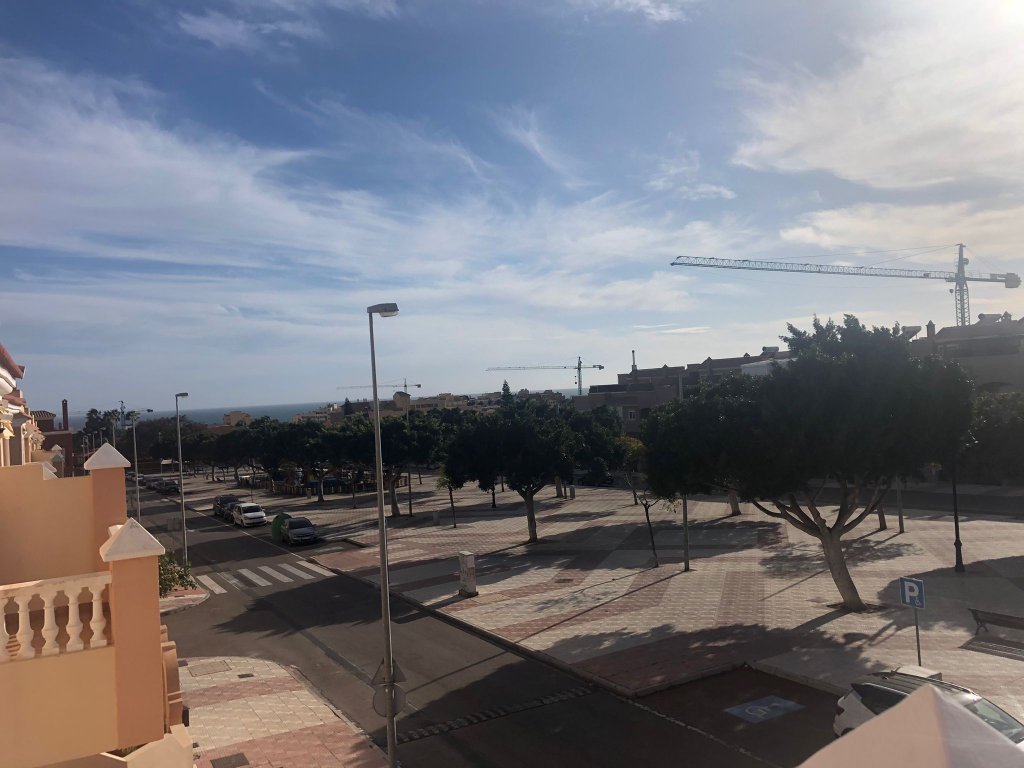
#> input picture pythonimg/tmp/img0.jpeg, 2048 x 1536 px (shown at 1/2 size); its folder holds 3 pictures in this run
$ jupyter execute --allow-errors p3a.ipynb
#> lines starting #> are read from the running program, lines starting #| are printed output that depends on the picture
[cell 1]
import sys,os
from os import scandir, getcwd
from os.path import abspath
import cv2
import numpy as np
import boto3
from botocore.client import Config

[cell 2]
def ls(ruta = getcwd()):
    return [abspath(arch.path) for arch in scandir(ruta) if arch.is_file()]

[cell 3]
#from google.colab.patches import cv2_imshow
def draw_matches(img1, keypoints1, img2, keypoints2, matches):
  r, c = img1.shape[:2]
  r1, c1 = img2.shape[:2]

  # Create a blank image with the size of the first image + second image
  output_img = np.zeros((max([r, r1]), c+c1, 3), dtype='uint8')
  output_img[:r, :c, :] = np.dstack([img1, img1, img1])
  output_img[:r1, c:c+c1, :] = np.dstack([img2, img2, img2])

  # Go over all of the matching points and extract them
  for match in matches:
    img1_idx = match.queryIdx
    img2_idx = match.trainIdx
    (x1, y1) = keypoints1[img1_idx].pt
    (x2, y2) = keypoints2[img2_idx].pt

    # Draw circles on the keypoints
    cv2.circle(output_img, (int(x1),int(y1)), 4, (0, 255, 255), 1)
    cv2.circle(output_img, (int(x2)+c,int(y2)), 4, (0, 255, 255), 1)

    # Connect the same keypoints
    cv2.line(output_img, (int(x1),int(y1)), (int(x2)+c,int(y2)), (0, 255, 255), 1)

  return output_img

[cell 4]
def warpImages(img1, img2, H):

  rows1, cols1 = img1.shape[:2]
  rows2, cols2 = img2.shape[:2]

  list_of_points_1 = np.float32([[0,0], [0, rows1],[cols1, rows1], [cols1, 0]]).reshape(-1, 1, 2)
  temp_points = np.float32([[0,0], [0,rows2], [cols2,rows2], [cols2,0]]).reshape(-1,1,2)

  # When we have established a homography we need to warp perspective
  # Change field of view
  list_of_points_2 = cv2.perspectiveTransform(temp_points, H)

  list_of_points = np.concatenate((list_of_points_1,list_of_points_2), axis=0)

  [x_min, y_min] = np.int32(list_of_points.min(axis=0).ravel() - 0.5)
  [x_max, y_max] = np.int32(list_of_points.max(axis=0).ravel() + 0.5)

  translation_dist = [-x_min,-y_min]

  H_translation = np.array([[1, 0, translation_dist[0]], [0, 1, translation_dist[1]], [0, 0, 1]])

  output_img = cv2.warpPerspective(img2, H_translation.dot(H), (x_max-x_min, y_max-y_min))
  output_img[translation_dist[1]:rows1+translation_dist[1], translation_dist[0]:cols1+translation_dist[0]] = img1

  return output_img

[cell 5]
s3AccesKey = 'tfq0M5o1QtNOJcP1nizr'
s3SecretKey = 'HbO5COQOXR6z3P0jgTVCBzWxkXFPXKsMqoItRzL6'
s3EndPointUrl = 'http://argo-artifacts:9000'
s3Bucket='infolder'
s3BucketOut='outfolder'

#> (a cell that did not finish here is left out)

[cell 7]
mnt_loc = os.getcwd()+"/tmp/"
print(mnt_loc)

#> (a cell that did not finish here is left out)

[cell 9]
imgWarp=ls(mnt_loc)

[cell 10]
imgResult=mnt_loc+"imgresult01.jpeg"
img1 = cv2.imread(imgWarp[0])
#> img1 is the input picture: shape (1536, 2048, 3); mean B, G, R 126.5, 119.2, 118.6
img2 = cv2.imread(imgWarp[1])
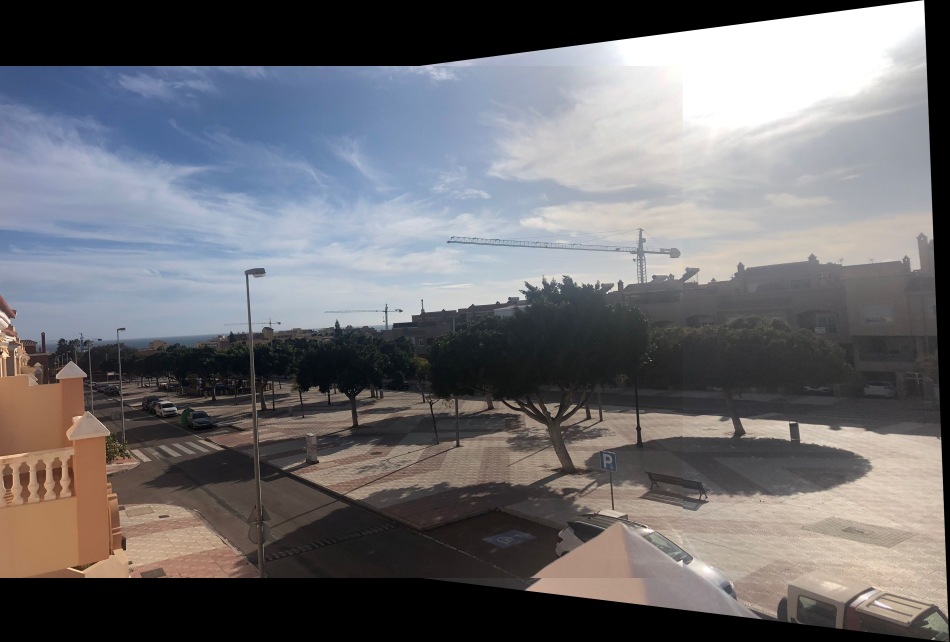
#> input picture pythonimg/tmp/imgresult01.jpeg, 2848 x 1926 px (shown at 1/3 size)
#> img2 is the input picture: shape (1926, 2848, 3); mean B, G, R 113.5, 110.1, 111

img1_gray = cv2.cvtColor(img1, cv2.COLOR_BGR2GRAY)
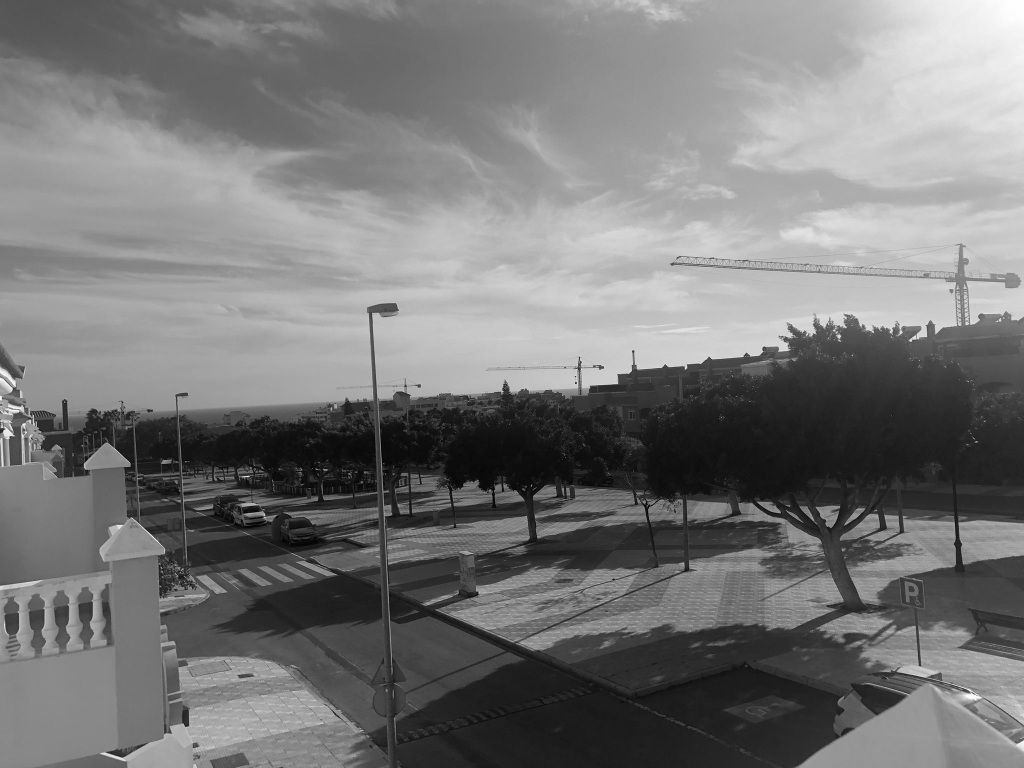
#> img1_gray: shape (1536, 2048) (shown at 1/2 size); min 0, max 255, mean 119.9
img2_gray = cv2.cvtColor(img2, cv2.COLOR_BGR2GRAY)
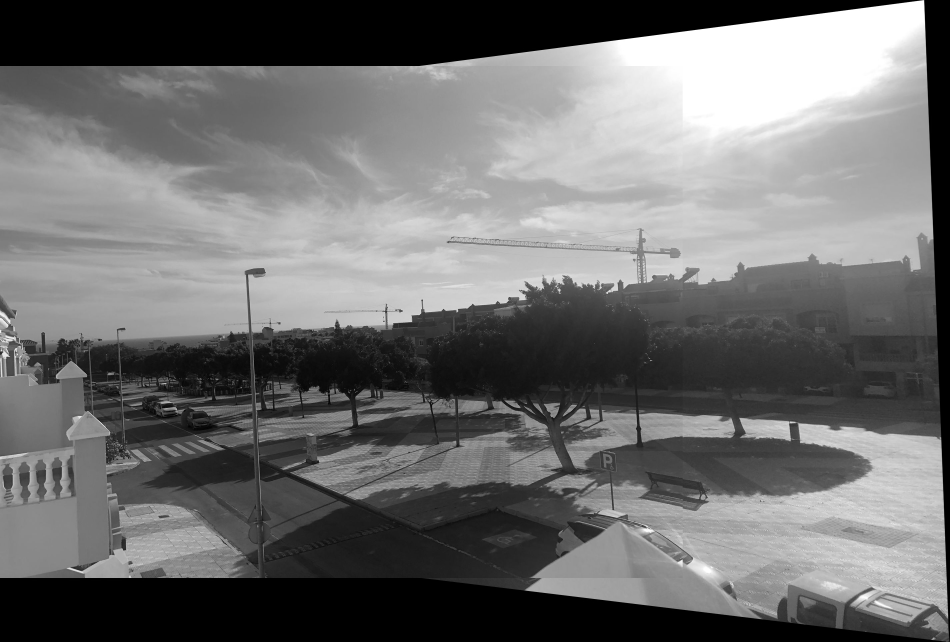
#> img2_gray: shape (1926, 2848) (shown at 1/3 size); min 0, max 255, mean 110.8

orb = cv2.ORB_create(nfeatures=2000)

[cell 11]
# Find the key points and descriptors with ORB
keypoints1, descriptors1 = orb.detectAndCompute(img1, None)
#> keypoints1 = 2000 keypoints; strongest (x, y, size): (1151, 765, 31), (1266, 701, 31), (1152, 736, 31), (1152, 766, 37.2)
keypoints2, descriptors2 = orb.detectAndCompute(img2, None)
#> keypoints2 = 2000 keypoints; strongest (x, y, size): (1151, 963, 31), (1266, 899, 31), (1152, 934, 31), (1151, 964, 37.2)
# Create a BFMatcher object.
# It will find all of the matching keypoints on two images
bf = cv2.BFMatcher_create(cv2.NORM_HAMMING)

# Find matching points
matches = bf.knnMatch(descriptors1, descriptors2,k=2)
#> matches = 2000 matches
# [4 lines of commented-out code are left out]

all_matches = []
for m, n in matches:
  all_matches.append(m)
#> after the loop, all_matches = 2000 matches

img3 = draw_matches(img1_gray, keypoints1, img2_gray, keypoints2, all_matches[:30])
#> in draw_matches, `output_img[:r, :c, :] = np.dstack([img1, img1, img1])`:
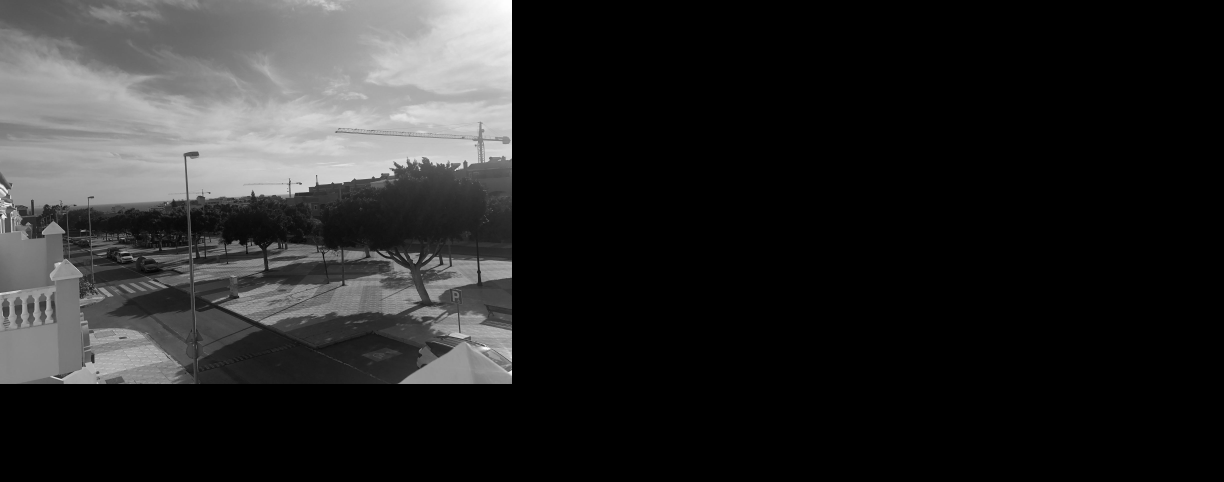
#> output_img: shape (1926, 4896, 3) (shown at 1/4 size); min 0, max 255, mean 40
#> in draw_matches, `output_img[:r1, c:c+c1, :] = np.dstack([img2, img2, img2])`:
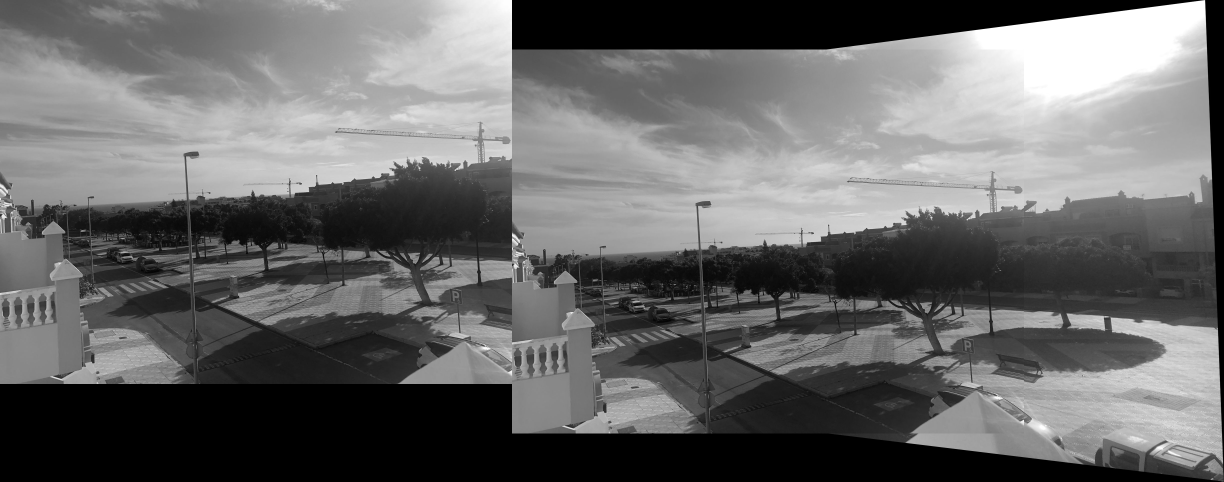
#> output_img: shape (1926, 4896, 3) (shown at 1/4 size); min 0, max 255, mean 104.4
#> the loop in draw_matches, `for match in matches:` made 30 passes
#> (img2_idx, x1, y1, x2, y2) on passes 1 to 12: (249, 124, 802, 124, 1000), (423, 1265, 988, 1265, 1186), (240, 133, 802, 133, 1000), (157, 489, 956, 489, 1155), (230, 243, 802, 243, 1000), (354, 1273, 736, 908, 1208), (382, 325, 1154, 325, 1352), (578, 524, 1019, 1632, 858), (44, 1565, 676, 1565, 874), (0, 982, 982, 982, 1180), (301, 355, 1152, 355, 1350), (350, 377, 1151, 377, 1349)
#> after the loop in draw_matches, `for match in matches:`:
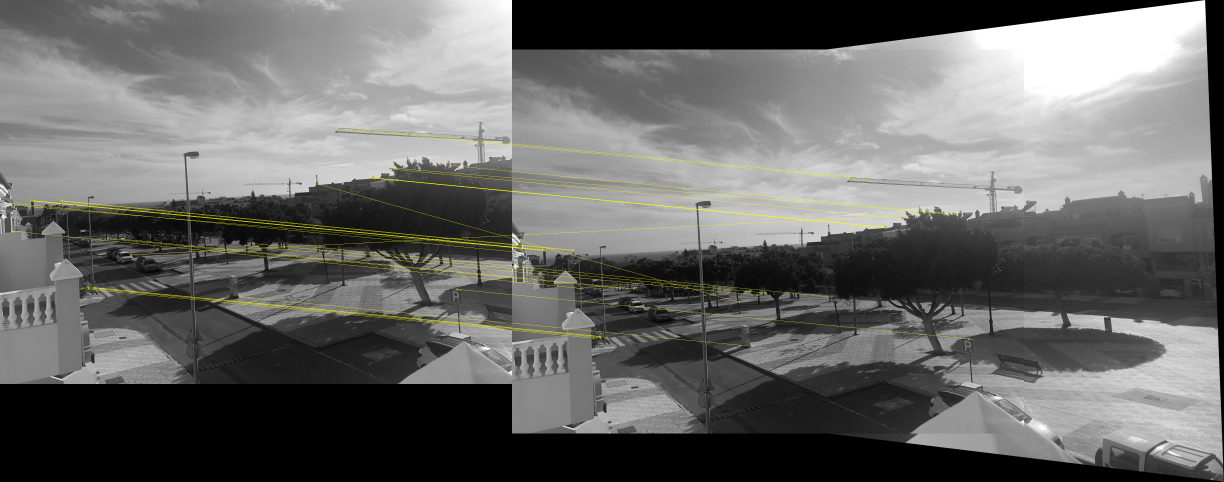
#> output_img: shape (1926, 4896, 3) (shown at 1/4 size); mean of channels 0, 1, 2 103.8, 105.4, 105.4; drawn as B, G, R

good = []
for m, n in matches:
    if m.distance < 0.6 * n.distance:
        good.append(m)
#> after the loop, good = 1392 matches

cv2.drawKeypoints(img1, [keypoints1[m.queryIdx] for m in good], None, (255, 0, 255))

MIN_MATCH_COUNT = 5

if len(good) > MIN_MATCH_COUNT:
    # Convert keypoints to an argument for findHomography
    src_pts = np.float32([ keypoints1[m.queryIdx].pt for m in good]).reshape(-1,1,2)
#> src_pts = 1392 rows, first 8: [124, 802], [1265, 988], [133, 802], [243, 802], [325, 1154], [1565, 676], [982, 982], [355, 1152]
    dst_pts = np.float32([ keypoints2[m.trainIdx].pt for m in good]).reshape(-1,1,2)
#> dst_pts = 1392 rows, first 8: [124, 1000], [1265, 1186], [133, 1000], [243, 1000], [325, 1352], [1565, 874], [982, 1180], [355, 1350]

    # Establish a homography
    M, _ = cv2.findHomography(src_pts, dst_pts, cv2.RANSAC,5.0)
#> M = [[1, -0.000756, 0.756], [3.73e-05, 0.999, 198.3], [-3.84e-08, -3.53e-07, 1]]

    result = warpImages(img2, img1, M)
#> in warpImages, `list_of_points_2 = cv2.perspectiveTransform(temp_points, H)`: list_of_points_2 = [[0.756, 198.3], [-0.405, 1734.2], [2047.9, 1734.5], [2047.9, 198.4]]
#> in warpImages, `list_of_points = np.concatenate((list_of_points_1,list_of_points_2), a..`: list_of_points = [[0, 0], [0, 1926], [2848, 1926], [2848, 0], [0.756, 198.3], [-0.405, 1734.2], [2047.9, 1734.5], [2047.9, 198.4]]
#> in warpImages, `[x_min, y_min] = np.int32(list_of_points.min(axis=0).ravel() - 0.5)`: x_min = 0
#> in warpImages, `[x_max, y_max] = np.int32(list_of_points.max(axis=0).ravel() + 0.5)`: x_max = 2848; y_max = 1926
#> in warpImages, `translation_dist = [-x_min,-y_min]`: translation_dist = [0, 0]
#> in warpImages, `H_translation = np.array([[1, 0, translation_dist[0]], [0, 1, translat..`: H_translation = [[1, 0, 0], [0, 1, 0], [0, 0, 1]]
#> in warpImages, `output_img = cv2.warpPerspective(img2, H_translation.dot(H), (x_max-x_..`:
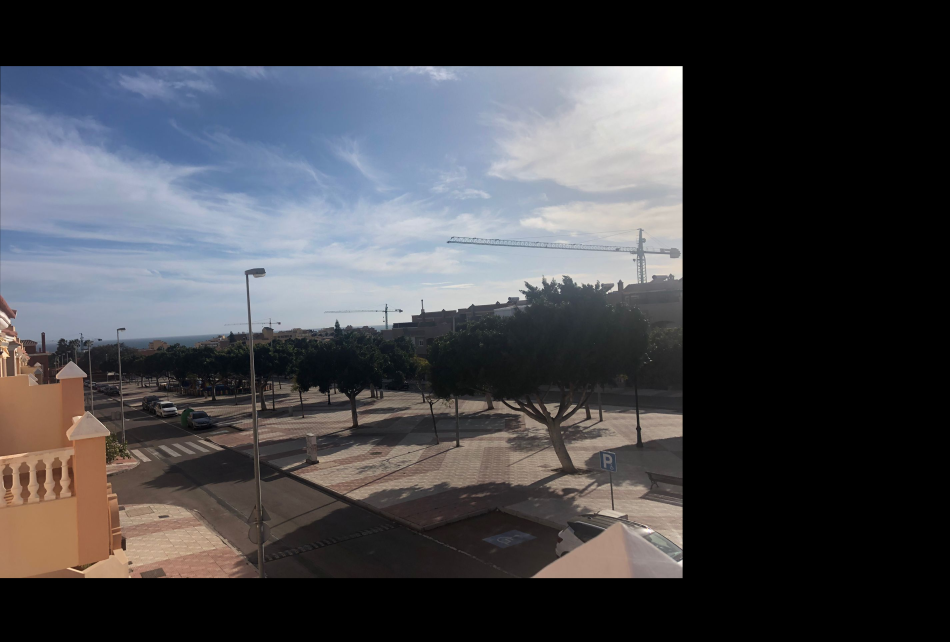
#> output_img: shape (1926, 2848, 3) (shown at 1/3 size); mean B, G, R 72.5, 68.4, 68
    cv2.imwrite(imgResult, result)
